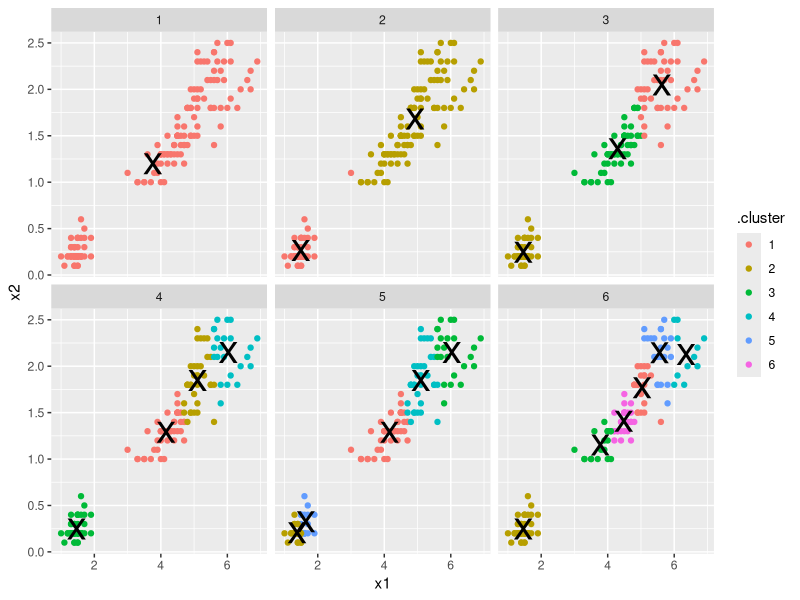

Generate this figure with R:
## ---- chunk 1
summary(iris)
## ---- chunk 2
library(broom)
library(dplyr)
library(ggplot2)

iris_sub <- select(iris, x1 = Petal.Length, x2 = Petal.Width)

kclusts <- data.frame(k=1:6) %>% group_by(k) %>% do(kclust=kmeans(iris_sub, .$k))
clusters <- kclusts %>% group_by(k) %>% do(tidy(.$kclust[[1]]))
assignments <- kclusts %>% group_by(k) %>% do(augment(.$kclust[[1]], iris_sub))
clusterings <- kclusts %>% group_by(k) %>% do(glance(.$kclust[[1]]))

ggplot(assignments, aes(x = x1, y = x2)) + 
    facet_wrap(~ k) +
    geom_point(aes(color=.cluster)) + 
    geom_point(data=clusters, size=10, shape="x")
